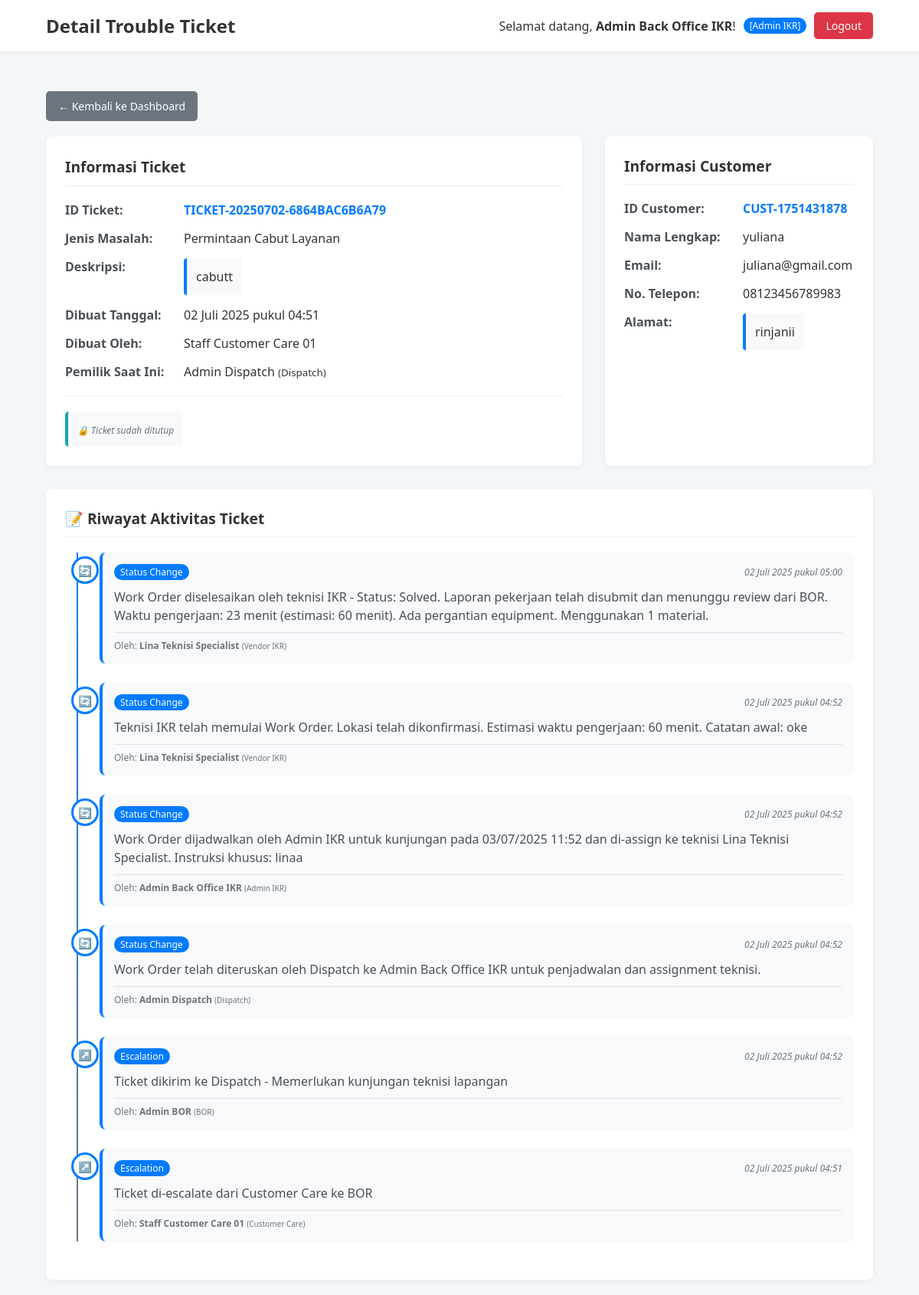
The page /view_ticket.php?id=64 (signed in) on the database its author committed.
### tables this page shows
CREATE TABLE `tr_tickets` (
  `id` int(11) NOT NULL,
  `ticket_code` varchar(50) NOT NULL,
  `customer_id` int(11) NOT NULL,
  `title` varchar(255) NOT NULL,
  `description` text NOT NULL,
  `status` enum('Open','On Progress - Customer Care','On Progress - BOR','Waiting for Dispatch','Waiting for Admin IKR','Waiting For BOR Review','Closed - Solved','Closed - Unsolved') NOT NULL DEFAULT 'Open',
  `created_by_user_id` int(11) NOT NULL,
  `current_owner_user_id` int(11) NOT NULL,
  `created_at` timestamp NOT NULL DEFAULT current_timestamp(),
  `closed_at` timestamp NULL DEFAULT NULL,
  `complain_channel` varchar(50) DEFAULT NULL,
  `jenis_tiket` varchar(32) DEFAULT NULL
);

CREATE TABLE `ms_users` (
  `id` int(11) NOT NULL,
  `username` varchar(100) NOT NULL,
  `password` varchar(255) NOT NULL,
  `full_name` varchar(255) NOT NULL,
  `role` enum('Customer Care','BOR','Dispatch','Vendor IKR','Admin IKR','Admin') NOT NULL
);

CREATE TABLE `ms_customers` (
  `id` int(11) NOT NULL,
  `customer_id_number` varchar(50) NOT NULL,
  `full_name` varchar(255) NOT NULL,
  `address` text NOT NULL,
  `phone_number` varchar(20) DEFAULT NULL,
  `email` varchar(100) DEFAULT NULL,
  `created_at` timestamp NOT NULL DEFAULT current_timestamp(),
  `provinsi` varchar(100) DEFAULT NULL,
  `kota` varchar(100) DEFAULT NULL
);

CREATE TABLE `tr_ticket_updates` (
  `id` int(11) NOT NULL,
  `ticket_id` int(11) NOT NULL,
  `user_id` int(11) NOT NULL,
  `update_type` enum('Comment','Status Change','Escalation','First Level Handling') NOT NULL,
  `description` text NOT NULL,
  `created_at` timestamp NOT NULL DEFAULT current_timestamp()
);

### view_ticket.php (the view, shortened to what this page needs)
<?php
include 'config/db_connect.php';
$ticket_id = (int)$_GET['id'];
$sql_ticket_detail = "SELECT
    t.id,
    t.ticket_code,
    t.title,
    t.description,
    t.status,
    t.created_at,
    t.closed_at,
    c.customer_id_number,
    c.full_name as customer_name,
    c.address,
    c.phone_number,
    c.email,
    u_creator.full_name as created_by_name,
    u_owner.full_name as current_owner_name,
    u_owner.role as current_owner_role
FROM tr_tickets t
JOIN ms_customers c ON t.customer_id = c.id
JOIN ms_users u_creator ON t.created_by_user_id = u_creator.id
JOIN ms_users u_owner ON t.current_owner_user_id = u_owner.id
WHERE t.id = '$ticket_id'";
$result_ticket = mysqli_query($conn, $sql_ticket_detail);
$ticket = mysqli_fetch_assoc($result_ticket);
$sql_updates = "SELECT
    tu.update_type,
    tu.description,
    tu.created_at,
    u.full_name as user_name,
    u.role as user_role
FROM tr_ticket_updates tu
JOIN ms_users u ON tu.user_id = u.id
WHERE tu.ticket_id = '$ticket_id'
ORDER BY tu.created_at DESC";
$result_updates = mysqli_query($conn, $sql_updates);
$updates = mysqli_fetch_all($result_updates, MYSQLI_ASSOC);
function formatTanggalIndonesia($datetime) {
    $tanggal = new DateTime($datetime);
    $bulan = [
        1 => 'Januari', 2 => 'Februari', 3 => 'Maret', 4 => 'April',
        5 => 'Mei', 6 => 'Juni', 7 => 'Juli', 8 => 'Agustus',
        9 => 'September', 10 => 'Oktober', 11 => 'November', 12 => 'Desember'
    ];
    $hari = $tanggal->format('d');
    $bulan_nama = $bulan[(int)$tanggal->format('m')];
    $tahun = $tanggal->format('Y');
    $jam = $tanggal->format('H:i');
    return "$hari $bulan_nama $tahun pukul $jam";
}
?>
<!DOCTYPE html>
<html lang="id">
<head>
    <link rel="stylesheet" href="css/style.css">
</head>
<body>
    <header class="main-header">
        <div class="container">
            <h1>Detail Trouble Ticket</h1>
            <div class="user-info">
                <span>Selamat datang, <strong><?php echo htmlspecialchars($_SESSION['user_full_name']); ?></strong>!</span>
                <span class="user-role">[<?php echo htmlspecialchars($_SESSION['user_role']); ?>]</span>
                <a href="logout.php" class="btn-logout">Logout</a>
            </div>
        </div>
    </header>
    <main class="container">
        <div class="back-button-section">
            <a href="dashboard.php" class="btn-back">← Kembali ke Dashboard</a>
        </div>
        <div class="ticket-detail-grid">
            <section class="card ticket-info-card">
                <div class="card-header">
                    <h3>Informasi Ticket</h3>
                    <div class="ticket-status-badge">
                        <?php $status_class = strtolower(str_replace(' ', '-', $ticket['status'])); ?>
                        <span class="status <?php echo $status_class; ?>">
                        </span>
                    </div>
                </div>
                <div class="ticket-info">
                    <div class="info-row">
                        <label>ID Ticket:</label>
                        <strong><?php echo htmlspecialchars($ticket['ticket_code']); ?></strong>
                    </div>
                    <div class="info-row">
                        <label>Jenis Masalah:</label>
                        <span><?php echo htmlspecialchars($ticket['title']); ?></span>
                    </div>
                    <div class="info-row">
                        <label>Deskripsi:</label>
                        <div class="description-box">
                            <?php echo nl2br(htmlspecialchars($ticket['description'])); ?>
                        </div>
                    </div>
                    <div class="info-row">
                        <label>Dibuat Tanggal:</label>
                        <span><?php echo formatTanggalIndonesia($ticket['created_at']); ?></span>
                    </div>
                    <div class="info-row">
                        <label>Dibuat Oleh:</label>
                        <span><?php echo htmlspecialchars($ticket['created_by_name']); ?></span>
                    </div>
                    <div class="info-row">
                        <label>Pemilik Saat Ini:</label>
                        <span><?php echo htmlspecialchars($ticket['current_owner_name']); ?>
                              <small>(<?php echo htmlspecialchars($ticket['current_owner_role']); ?>)</small>
                        </span>
                    </div>
                </div>
                <div class="ticket-actions">
                    <?php if ($ticket['status'] == 'Open' || $ticket['status'] == 'On Progress - Customer Care'): ?>
                        <button onclick="solveTicket(<?php echo $ticket['id']; ?>)" class="btn-action btn-solve">
                            ✓ Solve Ticket
                        </button>
                        <button onclick="escalateTicket(<?php echo $ticket['id']; ?>)" class="btn-action btn-escalate">
                            ↗ Escalate ke BOR
                        </button>
                    <?php elseif ($ticket['status'] == 'On Progress - BOR'): ?>
                        <div class="ticket-status-info">
                            <span class="text-info">📋 Ticket sedang ditangani oleh tim BOR</span>
                        </div>
                    <?php else: ?>
                        <div class="ticket-status-info">
                            <span class="text-muted">🔒 Ticket sudah ditutup</span>
                        </div>
                    <?php endif; ?>
                </div>
            </section>
            <section class="card customer-info-card">
                <h3>Informasi Customer</h3>
                <div class="customer-info">
                    <div class="info-row">
                        <label>ID Customer:</label>
                        <strong><?php echo htmlspecialchars($ticket['customer_id_number']); ?></strong>
                    </div>
                    <div class="info-row">
                        <label>Nama Lengkap:</label>
                        <span><?php echo htmlspecialchars($ticket['customer_name']); ?></span>
                    </div>
                    <div class="info-row">
                        <label>Email:</label>
                        <span><?php echo htmlspecialchars($ticket['email']); ?></span>
                    </div>
                    <div class="info-row">
                        <label>No. Telepon:</label>
                        <span><?php echo htmlspecialchars($ticket['phone_number']); ?></span>
                    </div>
                    <div class="info-row">
                        <label>Alamat:</label>
                        <div class="address-box">
                            <?php echo nl2br(htmlspecialchars($ticket['address'])); ?>
                        </div>
                    </div>
                </div>
            </section>
        </div>
        <section class="card timeline-card">
            <h3>📝 Riwayat Aktivitas Ticket</h3>
            <?php if (empty($updates)): ?>
                <div class="no-updates">
                    <p>Belum ada aktivitas pada ticket ini.</p>
                </div>
            <?php else: ?>
                <div class="timeline">
                    <?php foreach ($updates as $update): ?>
                        <div class="timeline-item">
                            <div class="timeline-marker">
                                <?php
                                $icon = '';
                                switch ($update['update_type']) {
                                    case 'Status Change': $icon = '🔄'; break;
                                    case 'Escalation': $icon = '↗️'; break;
                                }
                                echo $icon;
                                ?>
                            </div>
                            <div class="timeline-content">
                                <div class="timeline-header">
                                    <span class="update-type"><?php echo htmlspecialchars($update['update_type']); ?></span>
                                    <span class="update-time"><?php echo formatTanggalIndonesia($update['created_at']); ?></span>
                                </div>
                                <div class="timeline-description">
                                    <?php echo nl2br(htmlspecialchars($update['description'])); ?>
                                </div>
                                <div class="timeline-user">
                                    Oleh: <strong><?php echo htmlspecialchars($update['user_name']); ?></strong>
                                    <small>(<?php echo htmlspecialchars($update['user_role']); ?>)</small>
                                </div>
                            </div>
                        </div>
                    <?php endforeach; ?>
                </div>
            <?php endif; ?>
        </section>
    </main>
</body>
</html>

### css/style.css (style rules this page uses)
body { font-family: 'Segoe UI', Tahoma, Geneva, Verdana, sans-serif; background-color: #f4f7fa; margin: 0; color: #333; }
.container { width: 90%; max-width: 1400px; margin: 0 auto; padding: 20px 0; }
.main-header { background-color: #ffffff; padding: 1rem 0; box-shadow: 0 2px 4px rgba(0,0,0,0.08); margin-bottom: 2rem; }
.main-header .container { display: flex; justify-content: space-between; align-items: center; padding: 0; }
.main-header h1 { font-size: 1.5rem; margin: 0; }
.user-info { display: flex; align-items: center; gap: 10px; }
.user-role { background-color: #007bff; color: white; padding: 2px 8px; border-radius: 12px; font-size: 12px; font-weight: 500; }
.user-info .btn-logout { display: inline-block; padding: 8px 15px; background-color: #dc3545; color: white; text-decoration: none; border-radius: 5px; font-size: 14px; border: none; cursor: pointer; }
.card { background: #ffffff; padding: 25px; border-radius: 8px; box-shadow: 0 2px 8px rgba(0,0,0,0.05); }
.card h3 { margin-top: 0; border-bottom: 1px solid #eee; padding-bottom: 10px; margin-bottom: 20px; font-size: 1.2rem; }
.status { padding: 6px 12px; border-radius: 15px; color: white; font-size: 12px; font-weight: 500; text-transform: capitalize; white-space: nowrap; display: inline-block; min-width: fit-content; }
.text-muted { color: #6c757d; font-style: italic; font-size: 12px; }
.back-button-section { margin-bottom: 20px; }
.btn-back { display: inline-flex; align-items: center; gap: 8px; padding: 10px 16px; background-color: #6c757d; color: white; text-decoration: none; border-radius: 5px; font-size: 14px; font-weight: 500; transition: all 0.2s ease; }
.ticket-detail-grid { display: grid; grid-template-columns: 2fr 1fr; gap: 30px; margin-bottom: 30px; }
.card-header { display: flex; justify-content: space-between; align-items: center; margin-bottom: 20px; padding-bottom: 10px; border-bottom: 1px solid #eee; }
.card-header h3 { margin: 0; border: none; padding: 0; }
.ticket-status-badge { margin-left: auto; }
.info-row { display: flex; margin-bottom: 15px; align-items: flex-start; }
.info-row label { min-width: 140px; font-weight: 600; color: #495057; margin-right: 15px; flex-shrink: 0; }
.info-row strong { color: #007bff; }
.description-box, .address-box { background-color: #f8f9fa; padding: 12px; border-radius: 4px; border-left: 4px solid #007bff; line-height: 1.5; max-width: 100%; word-wrap: break-word; }
.ticket-actions { margin-top: 20px; padding-top: 20px; border-top: 1px solid #eee; display: flex; gap: 10px; flex-wrap: wrap; }
.ticket-status-info { padding: 12px; background-color: #f8f9fa; border-radius: 5px; border-left: 4px solid #17a2b8; }
.timeline-card { margin-top: 0; }
.timeline { position: relative; padding-left: 30px; }
.timeline::before { content: ''; position: absolute; left: 15px; top: 0; bottom: 0; width: 2px; background: linear-gradient(to bottom, #007bff, #6c757d); }
.timeline-item { position: relative; margin-bottom: 25px; background: #ffffff; }
.timeline-marker { position: absolute; left: -22px; top: 5px; width: 30px; height: 30px; background: white; border: 3px solid #007bff; border-radius: 50%; display: flex; align-items: center; justify-content: center; font-size: 14px; z-index: 2; }
.timeline-content { background: #f8f9fa; padding: 15px; border-radius: 8px; border-left: 4px solid #007bff; margin-left: 15px; }
.timeline-header { display: flex; justify-content: space-between; align-items: center; margin-bottom: 8px; }
.update-type { background: #007bff; color: white; padding: 2px 8px; border-radius: 12px; font-size: 12px; font-weight: 500; }
.update-time { font-size: 12px; color: #6c757d; font-style: italic; }
.timeline-description { margin: 10px 0; line-height: 1.5; color: #495057; }
.timeline-user { font-size: 12px; color: #6c757d; border-top: 1px solid #dee2e6; padding-top: 8px; margin-top: 8px; }
.customer-info { margin-bottom: 8px; }

### rows shown on the page
tr_tickets: ticket_code "TICKET-20250702-6864BAC6B6A79", title "Permintaan Cabut Layanan", description "cabutt", created_at "02 Juli 2025 pukul 04:51", created_by_user.full_name "Staff Customer Care 01", current_owner_user.full_name "Admin Dispatch", current_owner_user.role "Dispatch", customer.customer_id_number "CUST-1751431878", customer.full_name "yuliana", customer.email "juliana@gmail.com", customer.phone_number "08123456789983", customer.address "rinjanii"
tr_ticket_updates: update_type "🔄", update_type "Status Change", created_at "02 Juli 2025 pukul 05:00", description "Work Order diselesaikan oleh teknisi IKR - Status: Solved. Laporan pekerjaan telah disubmit dan menunggu review dari BOR. Waktu pengerjaan: 23 menit (estimasi: 60 menit). Ada pergantian equipment. Menggunakan 1 material.", user.full_name "Lina Teknisi Specialist", user.role "Vendor IKR"
tr_ticket_updates: update_type "🔄", update_type "Status Change", created_at "02 Juli 2025 pukul 04:52", description "Teknisi IKR telah memulai Work Order. Lokasi telah dikonfirmasi. Estimasi waktu pengerjaan: 60 menit. Catatan awal: oke", user.full_name "Lina Teknisi Specialist", user.role "Vendor IKR"
tr_ticket_updates: update_type "🔄", update_type "Status Change", created_at "02 Juli 2025 pukul 04:52", description "Work Order dijadwalkan oleh Admin IKR untuk kunjungan pada 03/07/2025 11:52 dan di-assign ke teknisi Lina Teknisi Specialist. Instruksi khusus: linaa", user.full_name "Admin Back Office IKR", user.role "Admin IKR"
tr_ticket_updates: update_type "🔄", update_type "Status Change", created_at "02 Juli 2025 pukul 04:52", description "Work Order telah diteruskan oleh Dispatch ke Admin Back Office IKR untuk penjadwalan dan assignment teknisi.", user.full_name "Admin Dispatch", user.role "Dispatch"
tr_ticket_updates: update_type "↗️", update_type "Escalation", created_at "02 Juli 2025 pukul 04:52", description "Ticket dikirim ke Dispatch - Memerlukan kunjungan teknisi lapangan", user.full_name "Admin BOR", user.role "BOR"
tr_ticket_updates: update_type "↗️", update_type "Escalation", created_at "02 Juli 2025 pukul 04:51", description "Ticket di-escalate dari Customer Care ke BOR", user.full_name "Staff Customer Care 01", user.role "Customer Care"

### other values the page prints
$_SESSION['user_full_name'] "Admin Back Office IKR"
$_SESSION['user_role'] "Admin IKR"
